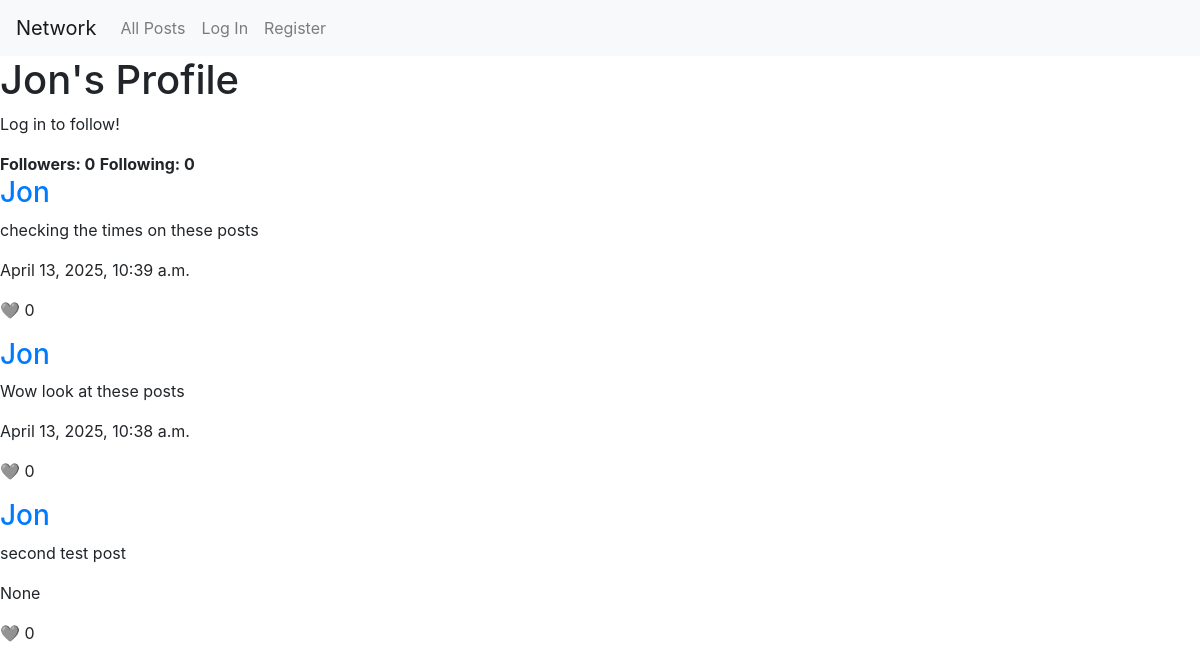
Page /profile/Jon on the earlier database version.
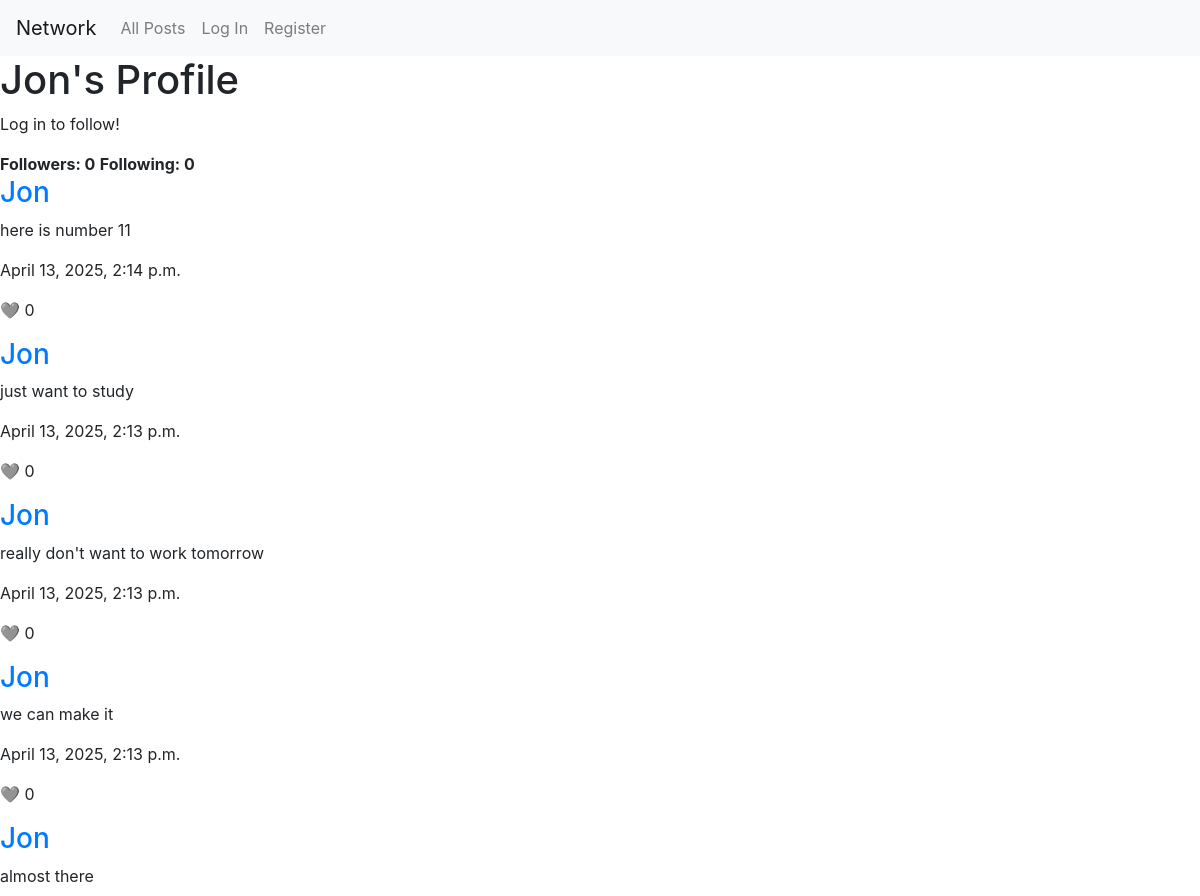
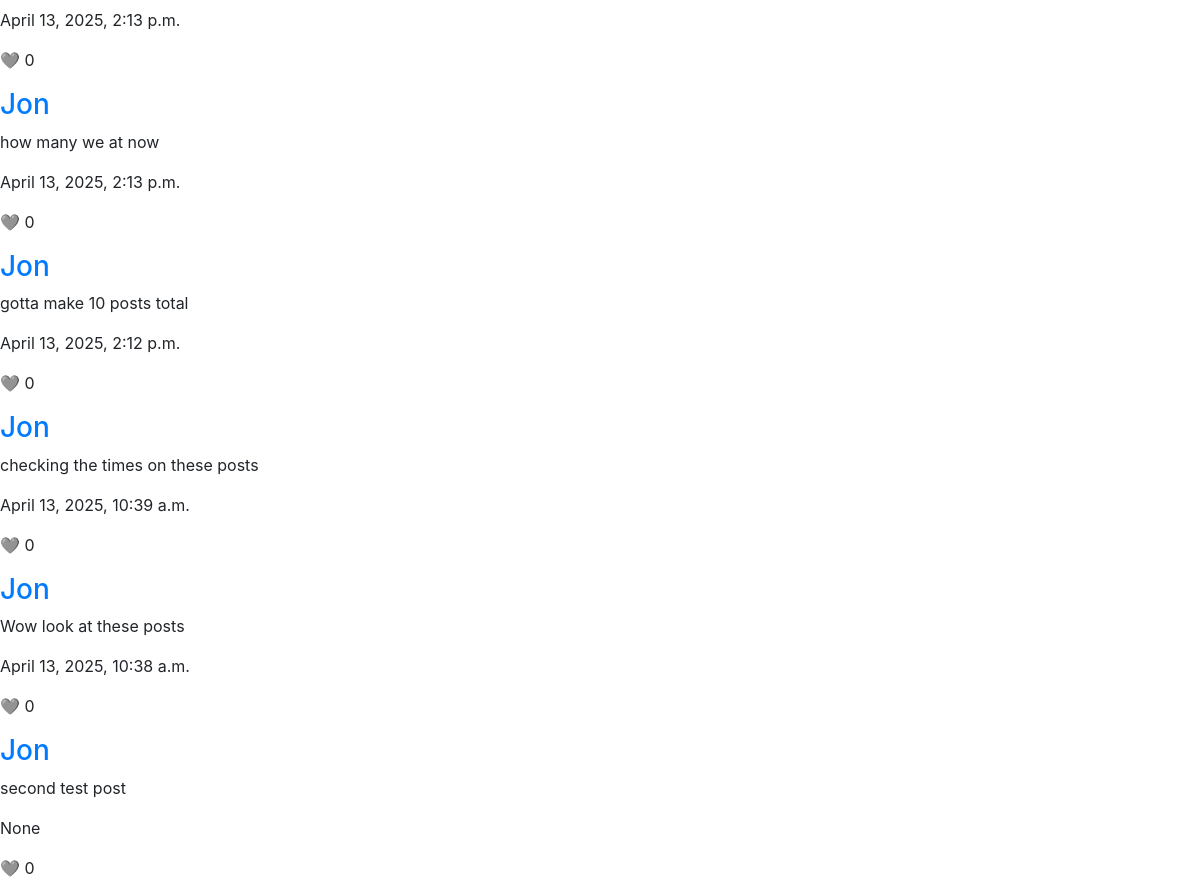
Same page on the later database version (2 pictures, top to bottom).
### network/models.py (models this page shows)
class User(AbstractUser):
    following = models.ManyToManyField("self", symmetrical=False, blank=True, related_name="followers")
    saved_posts = models.ManyToManyField("Post", blank=True, related_name="saved_by")
    @property
    def following_count(self):
        return self.following.count()
    @property
    def follower_count(self):
        return self.followers.count()

class Post(models.Model):
    user = models.ForeignKey("User", on_delete=models.CASCADE, related_name="user_posts")
    content = models.TextField(max_length=512, blank=False, null=False)
    likes = models.ManyToManyField("User", blank=True, related_name="liked_posts")
    timestamp = models.DateTimeField(auto_now_add=True)
    @property
    def like_count(self):
        return self.likes.count()

### network/views.py (the view)
# urls.py: path("profile/<str:username>", views.profile, name="profile"),
def profile(request, username):
    user = User.objects.get(username=username)
    if not user:
        return False #TODO render error page
    return post_paginator(
        request,
        query=user.user_posts.select_related("user").order_by("-timestamp"),
        template="network/profile.html",
        title=f"{user.username}'s Profile",
        user_obj=user
        )

### network/views.py (called while the page is built)
def post_paginator(request, query, template, title, user_obj=None):
    paginator = Paginator(query, 10)
    page_number = request.GET.get("page")
    page_obj = paginator.get_page(page_number)
    return render(request, template, {
        "page_obj": page_obj,
        "title": title,
        "user_obj": user_obj
    })

### network/templates/network/profile.html (shortened to what this page needs)
{% extends "network/layout.html" %}
{% load static %}
{% block body %}
    <h1>{{ user_obj.username }}'s Profile</h1>
    {% if user.is_authenticated %}
        {% if user_obj.username != user.username %}
            <button class="btn btn-outline-primary" id="{% if user_obj.username in user.following %}unfollow-btn{% else %}follow-btn{% endif %}">
                {% if user_obj.username in user.following %}Unfollow{% else %}Follow{% endif %}</button>
        {% endif %}
    {% else %}
        <p class="alert-div">Log in to follow!</p>
    {% endif %}
    <strong>Followers: {{ user_obj.following_count }}</strong>
    <strong>Following: {{ user_obj.follower_count }}</strong>
    {% include "network/partials/load_posts.html" with page_obj=page_obj %}
{% endblock %}

### network/templates/network/layout.html (shortened to what this page needs)
{% load static %}
<!DOCTYPE html>
<html lang="en">
    <head>
        <link rel="stylesheet" href="https://stackpath.bootstrapcdn.com/bootstrap/4.4.1/css/bootstrap.min.css">
        <link href="{% static 'network/styles.css' %}" rel="stylesheet">
    </head>
    <body>
        <nav class="navbar navbar-expand-lg navbar-light bg-light">
            <a class="navbar-brand" href="#">Network</a>
            <div>
              <ul class="navbar-nav mr-auto">
                <li class="nav-item">
                  <a class="nav-link" href="{% url 'index' %}">All Posts</a>
                </li>
                {% if user.is_authenticated %}
                    <li class="nav-item">
                        <a class="nav-link" href="{% url 'following_posts' %}">Following</a>
                    </li>
                    <li class="nav-item">
                        <a class="nav-link" href="{% url 'logout' %}">Log Out</a>
                    </li>
                {% else %}
                    <li class="nav-item">
                        <a class="nav-link" href="{% url 'login' %}">Log In</a>
                    </li>
                    <li class="nav-item">
                        <a class="nav-link" href="{% url 'register' %}">Register</a>
                    </li>
                {% endif %}
              </ul>
            </div>
          </nav>
        <div class="body">
            {% block body %}
            {% endblock %}
        </div>
    </body>
</html>

### network/templates/network/partials/load_posts.html (shortened to what this page needs)
<div class="posts-div">
    {% for post in page_obj %}
        <div class="post-div">
            <h3><a href="{% url 'profile' username=post.user.username %}">{{ post.user.username }}</a></h3>
            <div class="post-text-div">
                <p class="post-text">{{ post.content }}</p>
            </div>
            <p class="small-text">{{ post.timestamp }}</p>
            <p>
                {% if user.is_authenticated %}
                    <span class="like-btn" data-id="{{ post.id }}"
                    data-liked="{% if user in post.likes.all %}true{% else %}false{% endif %}">❤️</span>
                    <!--When writing CSS code for liking/unliking, add an onhover that changes
                    the emoji to a broken heart emoji-->
                {% else %}
                    🩶
                {% endif %}
                {{ post.like_count }}
            </p>
        </div>
    {% endfor %}
</div>

Differences in the rows shown:
added Post: user.username "Jon", content "here is number 11", timestamp "April 13, 2025, 2:14 p.m.", like_count "0"
added Post: user.username "Jon", content "just want to study", timestamp "April 13, 2025, 2:13 p.m.", like_count "0"
added Post: user.username "Jon", content "really don't want to work tomorrow", timestamp "April 13, 2025, 2:13 p.m.", like_count "0"
added Post: user.username "Jon", content "we can make it", timestamp "April 13, 2025, 2:13 p.m.", like_count "0"
added Post: user.username "Jon", content "almost there", timestamp "April 13, 2025, 2:13 p.m.", like_count "0"
added Post: user.username "Jon", content "how many we at now", timestamp "April 13, 2025, 2:13 p.m.", like_count "0"
added Post: user.username "Jon", content "gotta make 10 posts total", timestamp "April 13, 2025, 2:12 p.m.", like_count "0"
